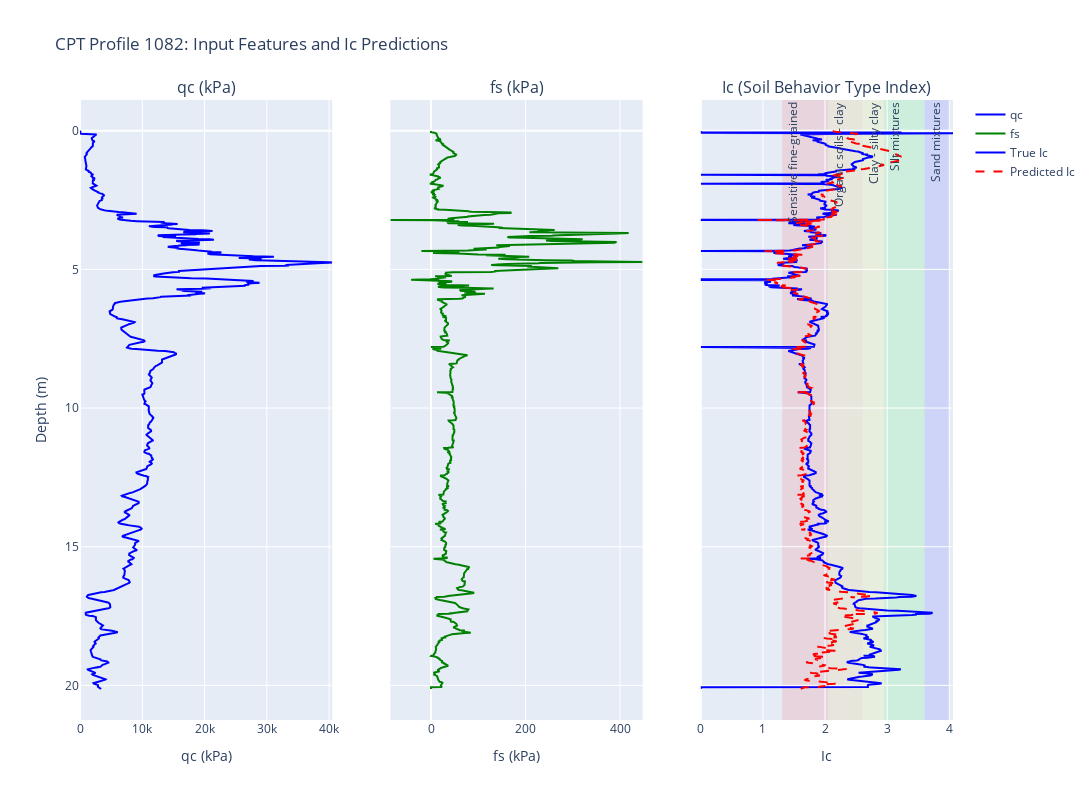

Write notebook code for a chart like this one.
### Markdown cell above
## 8. Example CPT Profile Predictions

### Code cell
# Load scaler for inverse transformation
scaler_path = foundation_config['data_paths']['scaler_path']
if os.path.exists(scaler_path):
    scaler = joblib.load(scaler_path)
else:
    scaler = None
    print("Warning: Scaler not found, will show scaled values")

# Select a random test CPT for detailed visualization
example_cpt_id = np.random.choice(test_ids)
print(f"Visualizing CPT ID: {example_cpt_id}")

# Load the features and labels for this CPT
feature_path = os.path.join(config['data_paths']['processed_dir'], f"cpt_{example_cpt_id}.pt")
features = torch.load(feature_path)
cpt_labels = labels_df[labels_df['ID'] == example_cpt_id].sort_values('Depth')

# Ensure alignment
min_len = min(len(features), len(cpt_labels))
features = features[:min_len]
true_ic = cpt_labels['Ic'].values[:min_len]
depths = cpt_labels['Depth'].values[:min_len]

# Get predictions for this CPT
features_batch = features.unsqueeze(0).to(device)
attention_mask = torch.ones(1, len(features)).to(device)

with torch.no_grad():
    predicted_ic = model(features_batch, attention_mask).squeeze(0).cpu().numpy()

# Inverse transform features if scaler available
if scaler and features.shape[1] >= 2:
    features_unscaled = scaler.inverse_transform(features[:, :2].numpy())
else:
    features_unscaled = features[:, :2].numpy()

# Create visualization
fig = make_subplots(
    rows=1, cols=3,
    subplot_titles=('qc (kPa)', 'fs (kPa)', 'Ic (Soil Behavior Type Index)'),
    shared_yaxes=True
)

# Plot qc
fig.add_trace(
    go.Scatter(x=features_unscaled[:, 0], y=depths, mode='lines',
               name='qc', line=dict(color='blue')),
    row=1, col=1
)

# Plot fs
fig.add_trace(
    go.Scatter(x=features_unscaled[:, 1], y=depths, mode='lines',
               name='fs', line=dict(color='green')),
    row=1, col=2
)

# Plot Ic - both true and predicted
fig.add_trace(
    go.Scatter(x=true_ic, y=depths, mode='lines',
               name='True Ic', line=dict(color='blue', width=2)),
    row=1, col=3
)
fig.add_trace(
    go.Scatter(x=predicted_ic, y=depths, mode='lines',
               name='Predicted Ic', line=dict(color='red', dash='dash', width=2)),
    row=1, col=3
)

# Update layout
fig.update_yaxes(autorange="reversed", title_text="Depth (m)", row=1, col=1)
fig.update_xaxes(title_text="qc (kPa)", row=1, col=1)
fig.update_xaxes(title_text="fs (kPa)", row=1, col=2)
fig.update_xaxes(title_text="Ic", row=1, col=3)

# Add Ic zones as background
ic_zones = [
    (1.31, 2.05, "Sensitive fine-grained", "rgba(255,0,0,0.1)"),
    (2.05, 2.60, "Organic soils - clay", "rgba(255,165,0,0.1)"),
    (2.60, 2.95, "Clay - silty clay", "rgba(255,255,0,0.1)"),
    (2.95, 3.60, "Silt mixtures", "rgba(0,255,0,0.1)"),
    (3.60, 4.00, "Sand mixtures", "rgba(0,0,255,0.1)"),
]

for ic_min, ic_max, label, color in ic_zones:
    fig.add_vrect(
        x0=ic_min, x1=ic_max,
        fillcolor=color, layer="below",
        line_width=0,
        annotation_text=label,
        annotation_position="top left",
        annotation_textangle=-90,
        row=1, col=3
    )

fig.update_layout(
    title=f'CPT Profile {example_cpt_id}: Input Features and Ic Predictions',
    height=800,
    width=1400,
    showlegend=True
)

fig.show()

# Calculate metrics for this specific CPT
cpt_mae = np.mean(np.abs(predicted_ic - true_ic))
cpt_rmse = np.sqrt(np.mean((predicted_ic - true_ic) ** 2))
print(f"\nMetrics for CPT {example_cpt_id}:")
print(f"  MAE: {cpt_mae:.4f}")
print(f"  RMSE: {cpt_rmse:.4f}")

### Figure 1 — Plotly figure (JSON) as saved in the notebook; plotly's stock layout.template omitted (floating-point values rounded to 4 significant figures; data arrays with more than 128 entries replaced by an {"elided": "..."} marker saying what was removed)
{"data": [{"line": {"color": "blue"}, "mode": "lines", "name": "qc", "type": "scatter", "x": {"elided": "2013 float values"}, "xaxis": "x", "y": {"elided": "2013 float values"}, "yaxis": "y"}, {"line": {"color": "green"}, "mode": "lines", "name": "fs", "type": "scatter", "x": {"elided": "2013 float values"}, "xaxis": "x2", "y": {"elided": "2013 float values"}, "yaxis": "y2"}, {"line": {"color": "blue", "width": 2}, "mode": "lines", "name": "True Ic", "type": "scatter", "x": {"elided": "2013 float values"}, "xaxis": "x3", "y": {"elided": "2013 float values"}, "yaxis": "y3"}, {"line": {"color": "red", "dash": "dash", "width": 2}, "mode": "lines", "name": "Predicted Ic", "type": "scatter", "x": {"elided": "2013 float values"}, "xaxis": "x3", "y": {"elided": "2013 float values"}, "yaxis": "y3"}], "layout": {"annotations": [{"font": {"size": 16}, "showarrow": false, "text": "qc (kPa)", "x": 0.1444, "xanchor": "center", "xref": "paper", "y": 1, "yanchor": "bottom", "yref": "paper"}, {"font": {"size": 16}, "showarrow": false, "text": "fs (kPa)", "x": 0.5, "xanchor": "center", "xref": "paper", "y": 1, "yanchor": "bottom", "yref": "paper"}, {"font": {"size": 16}, "showarrow": false, "text": "Ic (Soil Behavior Type Index)", "x": 0.8556, "xanchor": "center", "xref": "paper", "y": 1, "yanchor": "bottom", "yref": "paper"}, {"showarrow": false, "text": "Sensitive fine-grained", "textangle": -90, "x": 1.31, "xanchor": "left", "xref": "x3", "y": 1, "yanchor": "top", "yref": "y3 domain"}, {"showarrow": false, "text": "Organic soils - clay", "textangle": -90, "x": 2.05, "xanchor": "left", "xref": "x3", "y": 1, "yanchor": "top", "yref": "y3 domain"}, {"showarrow": false, "text": "Clay - silty clay", "textangle": -90, "x": 2.6, "xanchor": "left", "xref": "x3", "y": 1, "yanchor": "top", "yref": "y3 domain"}, {"showarrow": false, "text": "Silt mixtures", "textangle": -90, "x": 2.95, "xanchor": "left", "xref": "x3", "y": 1, "yanchor": "top", "yref": "y3 domain"}, {"showarrow": false, "text": "Sand mixtures", "textangle": -90, "x": 3.6, "xanchor": "left", "xref": "x3", "y": 1, "yanchor": "top", "yref": "y3 domain"}], "height": 800, "shapes": [{"fillcolor": "rgba(255,0,0,0.1)", "layer": "below", "line": {"width": 0}, "type": "rect", "x0": 1.31, "x1": 2.05, "xref": "x3", "y0": 0, "y1": 1, "yref": "y3 domain"}, {"fillcolor": "rgba(255,165,0,0.1)", "layer": "below", "line": {"width": 0}, "type": "rect", "x0": 2.05, "x1": 2.6, "xref": "x3", "y0": 0, "y1": 1, "yref": "y3 domain"}, {"fillcolor": "rgba(255,255,0,0.1)", "layer": "below", "line": {"width": 0}, "type": "rect", "x0": 2.6, "x1": 2.95, "xref": "x3", "y0": 0, "y1": 1, "yref": "y3 domain"}, {"fillcolor": "rgba(0,255,0,0.1)", "layer": "below", "line": {"width": 0}, "type": "rect", "x0": 2.95, "x1": 3.6, "xref": "x3", "y0": 0, "y1": 1, "yref": "y3 domain"}, {"fillcolor": "rgba(0,0,255,0.1)", "layer": "below", "line": {"width": 0}, "type": "rect", "x0": 3.6, "x1": 4, "xref": "x3", "y0": 0, "y1": 1, "yref": "y3 domain"}], "showlegend": true, "title": {"text": "CPT Profile 1082: Input Features and Ic Predictions"}, "width": 1400, "xaxis": {"anchor": "y", "domain": [0, 0.2889], "title": {"text": "qc (kPa)"}}, "xaxis2": {"anchor": "y2", "domain": [0.3556, 0.6444], "title": {"text": "fs (kPa)"}}, "xaxis3": {"anchor": "y3", "domain": [0.7111, 1], "title": {"text": "Ic"}}, "yaxis": {"anchor": "x", "autorange": "reversed", "domain": [0, 1], "title": {"text": "Depth (m)"}}, "yaxis2": {"anchor": "x2", "domain": [0, 1], "matches": "y", "showticklabels": false}, "yaxis3": {"anchor": "x3", "domain": [0, 1], "matches": "y", "showticklabels": false}}}
